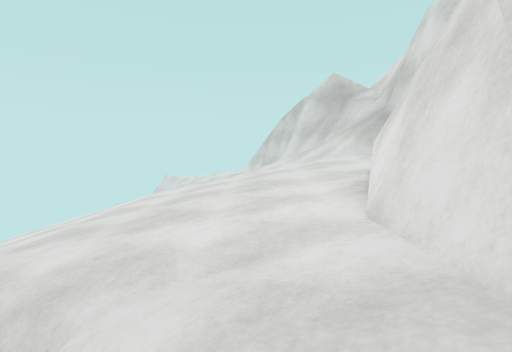
view 1 (above)

13 first-person views from a walk through a scene from a Unity 3-D project. The camera is 1.4 m above the floor, tilts 6° down and sees 85° across. The floor is counted in squares, 2 m on a side. Each view is taken from the middle of a square. On the plan, view 1 faces up. The plan holds only what a view shows up to about 9 squares ahead; the rest is blank. The place goes on beyond the plan. Surface patterns are stand-ins for the level's own textures.

view 2
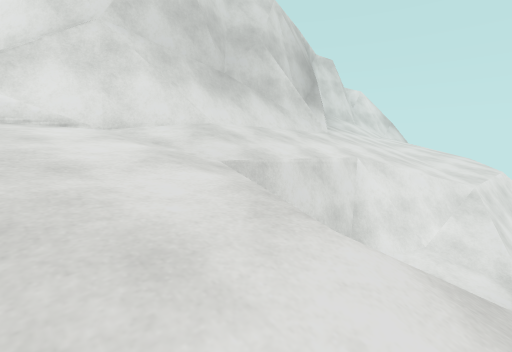

view 3
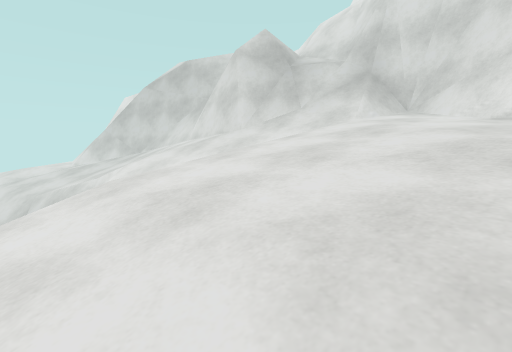

view 4
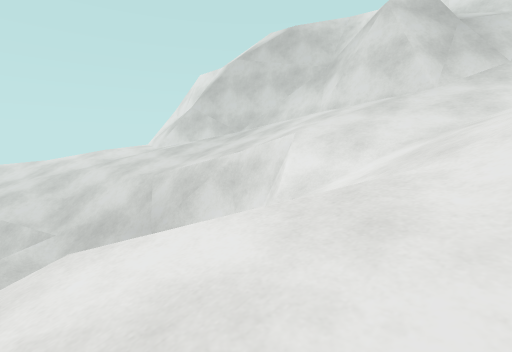

view 5
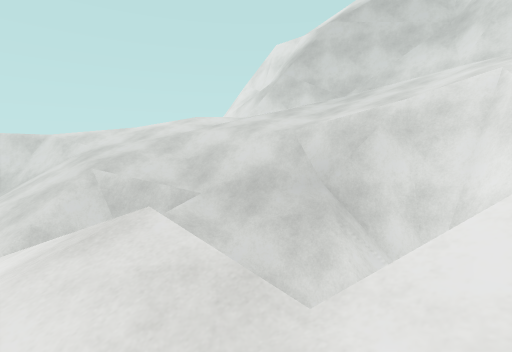

view 6
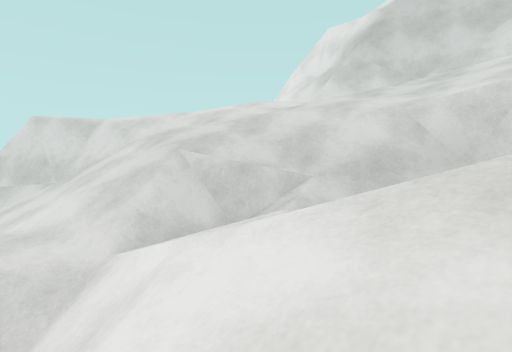

view 7
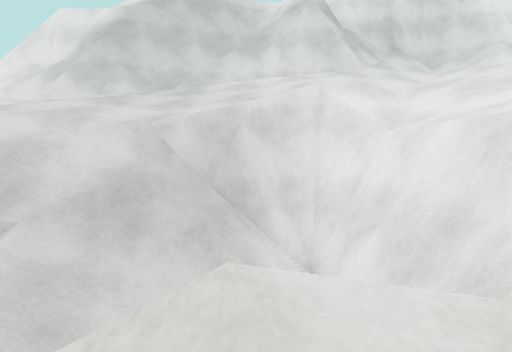

view 8
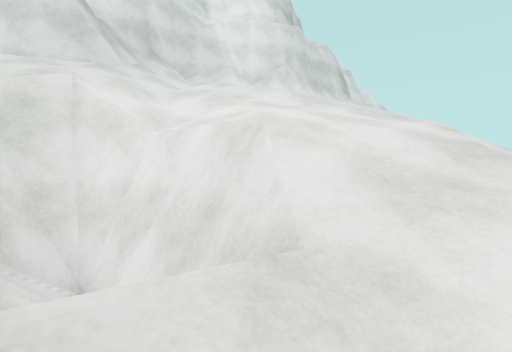

view 9
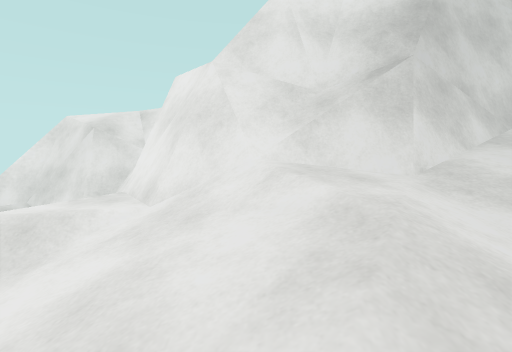

view 10
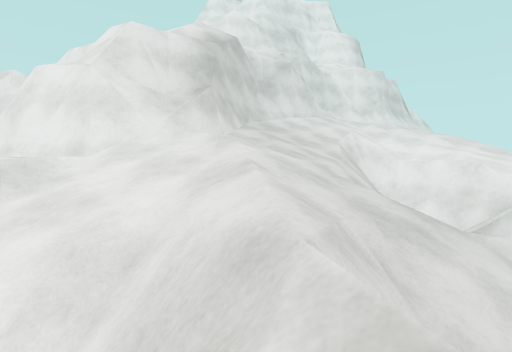

view 11
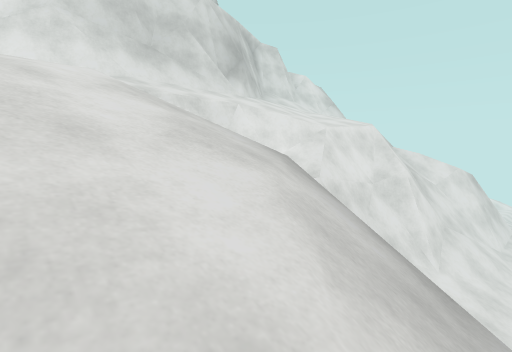

view 12
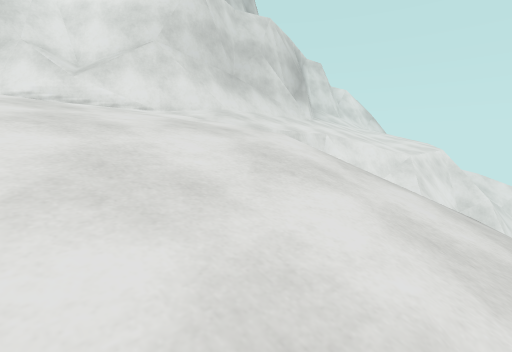

view 13
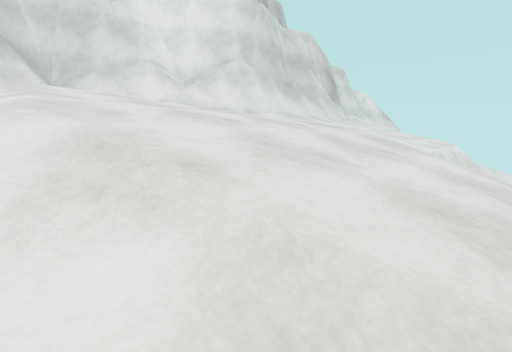

### Floor plan
Key: @ floor where view 1 was taken; # wall or solid block; . main floor; : floor 0.75 m higher than the main floor; - floor 0.75 m lower than the main floor; _ floor 1.5 m lower than the main floor; < floor 2.5 m lower than the main floor; ( floor 3.25 m lower than the main floor; ! floor 4.75 m lower than the main floor; ? floor 8 m lower than the main floor; / step, stairs or slope; = window, fence, low wall or low ledge; v drop or lower ground.
Columns run from 9 left of view 1 to 4 right of it. Each row starts with its distance up from view 1.
 28             #
 27            !#
 26            /#
 25            ##
 24 #v/ ///////##
 23 =##///////##
 22 //==/////##
 21 /////////#
 20 ///////</#
 19 ?/////(</#
 18 ///=////_##
 17 ///==/////#
 16 //////////##
 15 //////#///##
 14 //==//#v///#
 13  /=####v///#
 12  //###v////#
 11  //////////##
 10  //////////###
  9   ///////////#
  8   v///_-..//=#
  7    ///_-...::#
  6    ///_-....##
  5  /////_-...##
  4  /////_--..#
  3  /////_--./#
  2  /////////##
  1  vv//   =/#
  0        /#@#
 -1      !!#//#
 -2      v/#//#
 -3     #v/#//#
 -4     #v=///#

Positions as (right, up) in squares from view 1, and headings:
1: (0, 0), facing up
2: (-4, 4), facing down-right
3: (-4, 5), facing up-right
4: (-6, 9), facing up-right
5: (-8, 12), facing up-right
6: (-9, 14), facing up-right
7: (-8, 14), facing right
8: (-8, 14), facing down-right
9: (-4, 21), facing right
10: (-7, 24), facing down-right
11: (-8, 4), facing down-right
12: (-6, 6), facing down-right
13: (-6, 9), facing down-right
